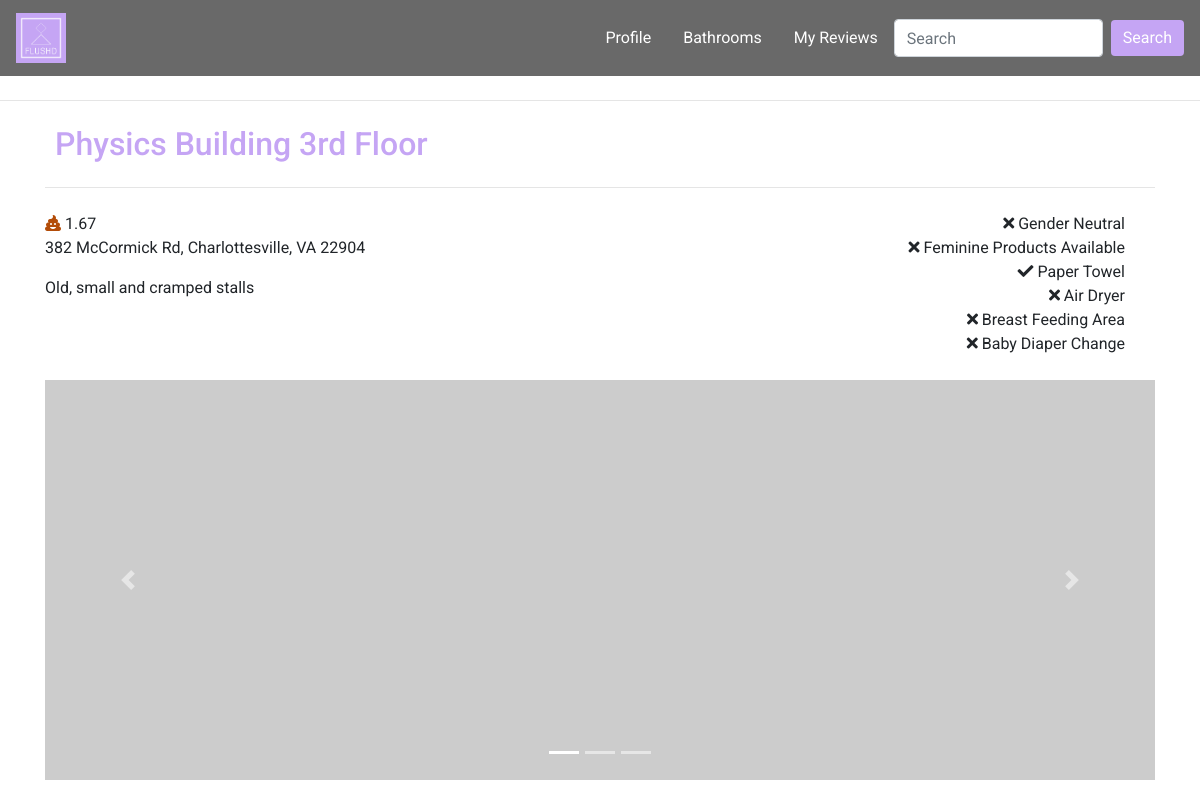
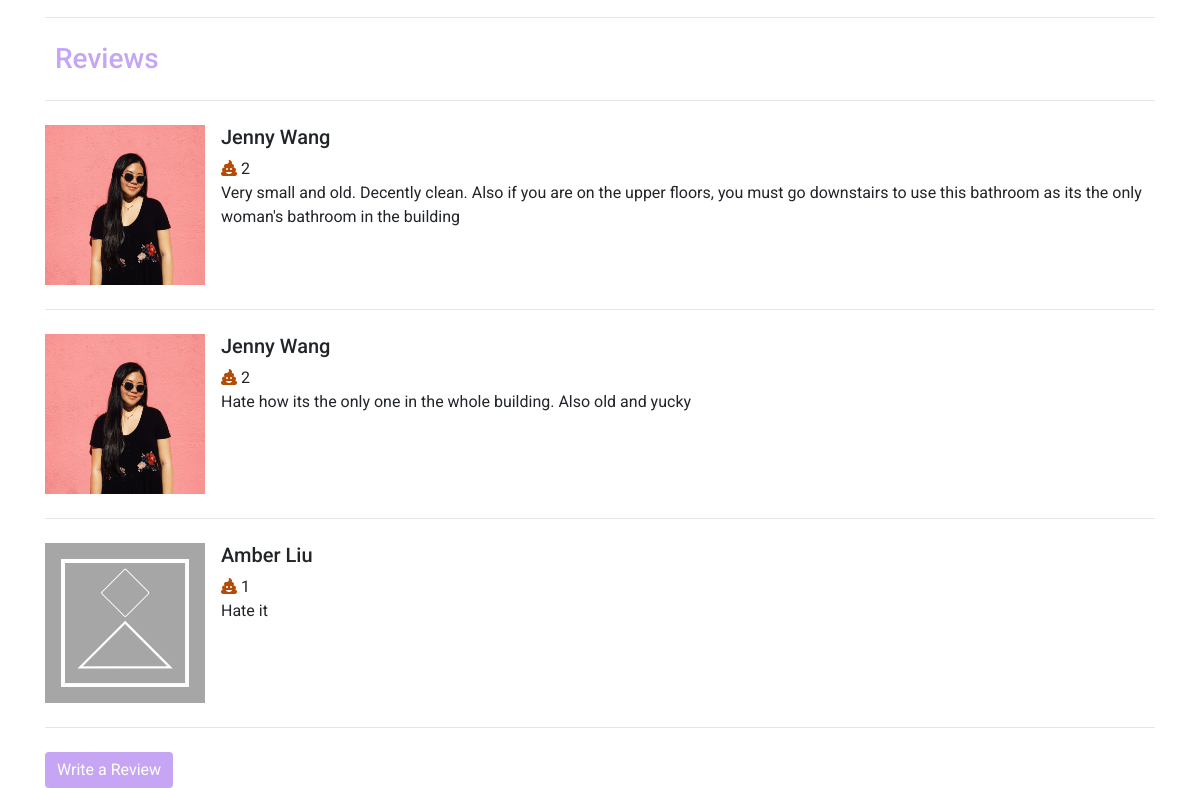
/bathroom-detail.php?bID=1, run on an earlier commit of the app's database (2 pictures, top to bottom).
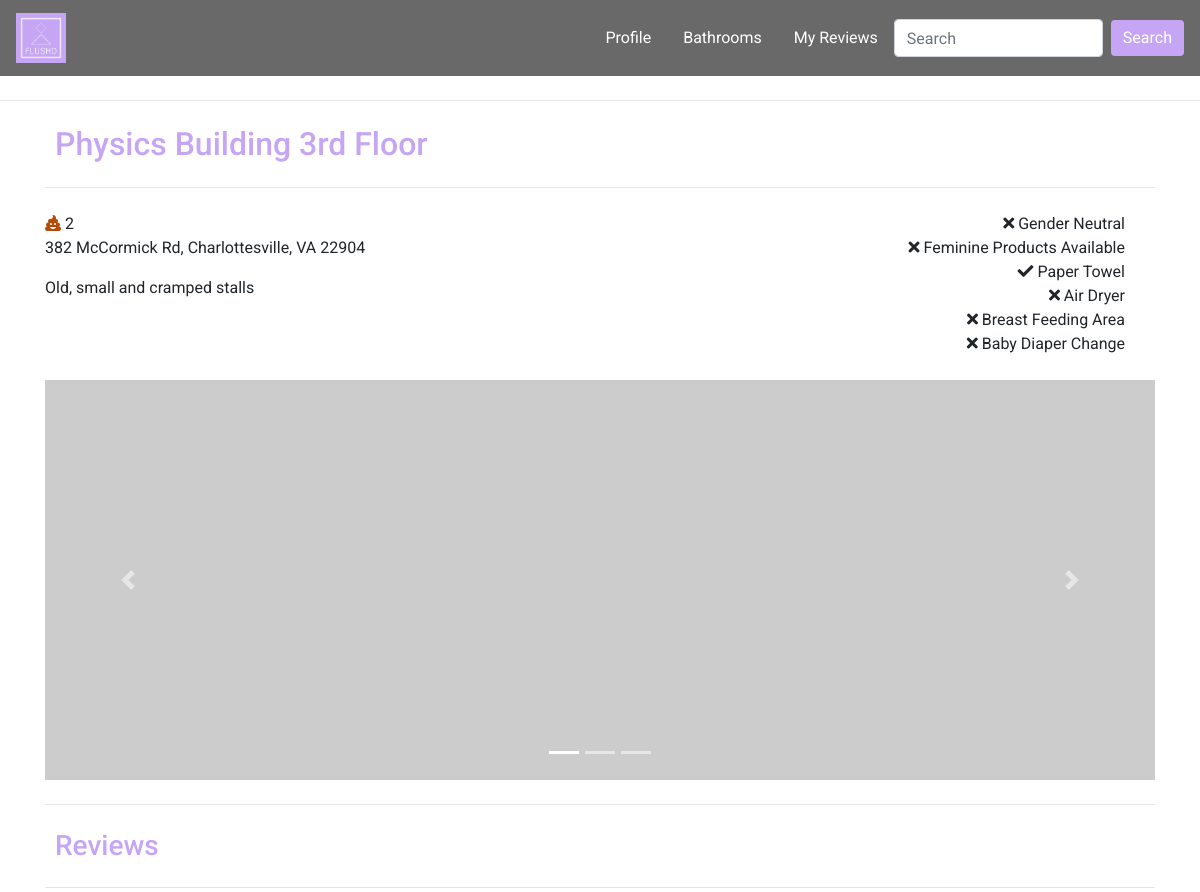
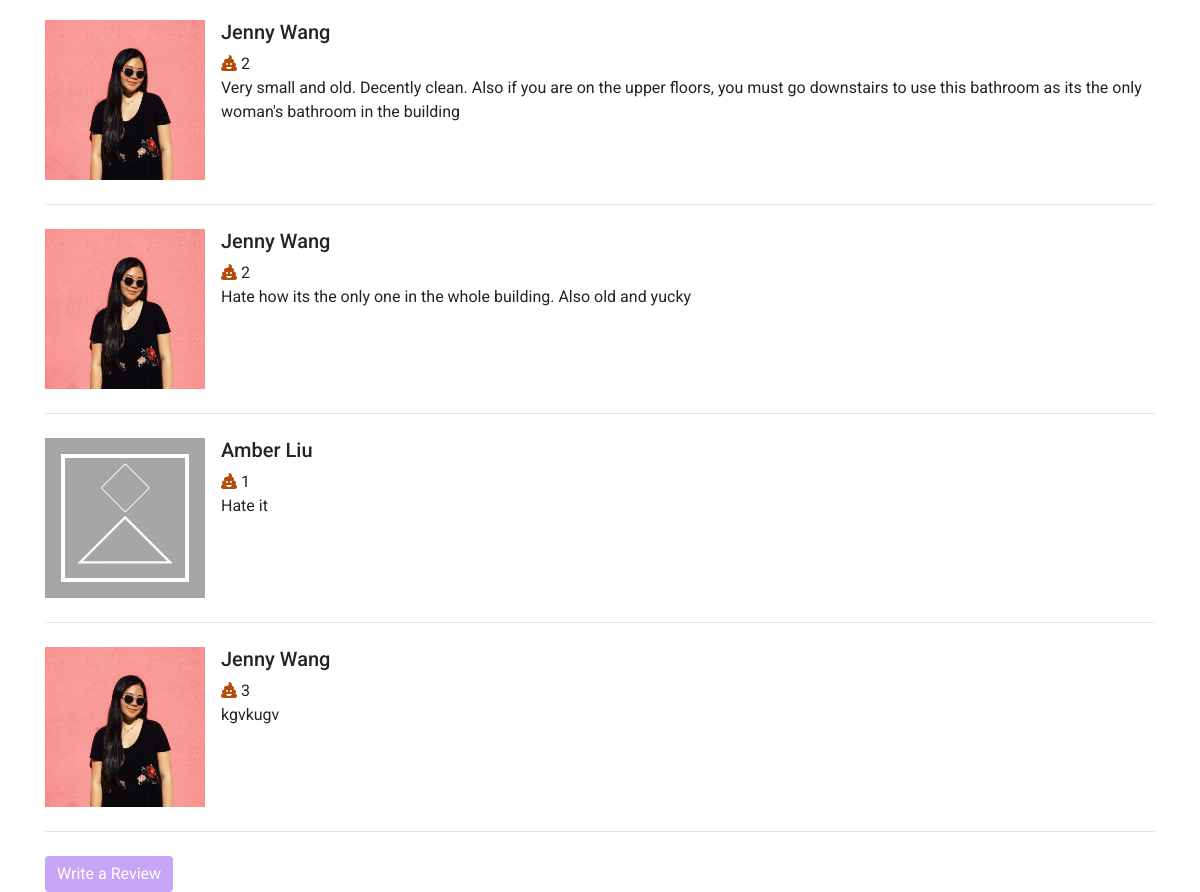
And on a later commit of the database (2 pictures, top to bottom).
### tables this page shows
CREATE TABLE `bathrooms` (
  `ID` int(6) NOT NULL,
  `bTitle` varchar(100) NOT NULL,
  `bDesc` varchar(300) NOT NULL,
  `bLoc` varchar(200) NOT NULL,
  `AvgRating` float DEFAULT '0',
  `GenderNeutral` tinyint(1) NOT NULL DEFAULT '0',
  `FemProducts` tinyint(1) NOT NULL DEFAULT '0',
  `PaperTowel` tinyint(1) NOT NULL DEFAULT '0',
  `AirDryer` tinyint(1) NOT NULL DEFAULT '0',
  `BreastFeed` tinyint(1) NOT NULL DEFAULT '0',
  `Diaper` tinyint(1) NOT NULL DEFAULT '0'
);

CREATE TABLE `reviews` (
  `ID` int(6) NOT NULL,
  `uID` int(6) NOT NULL,
  `bID` int(6) NOT NULL,
  `title` varchar(100) NOT NULL,
  `rDesc` varchar(300) NOT NULL,
  `rating` int(2) NOT NULL
);

CREATE TABLE `users` (
  `ID` int(6) NOT NULL,
  `firstname` varchar(50) NOT NULL,
  `lastname` varchar(50) NOT NULL,
  `username` varchar(50) NOT NULL,
  `email` varchar(100) NOT NULL,
  `pwd` varchar(100) NOT NULL,
  `reg_date` timestamp NOT NULL DEFAULT CURRENT_TIMESTAMP COMMENT 'date the user registered',
  `profilepic` varchar(100) DEFAULT NULL,
  `admin` tinyint(1) NOT NULL DEFAULT '0'
);

### bathroom-detail.php (the view, shortened to what this page needs)
<!DOCTYPE html>
<html lang="en">
    <head>
        <link rel="stylesheet" href="https://maxcdn.bootstrapcdn.com/bootstrap/4.2.1/css/bootstrap.min.css" />
        <link rel="stylesheet" href="styles/style.css">
        <link rel="stylesheet" href="styles/bathroom-profile.css">
        <link rel="stylesheet" href="styles/user-home-style.css">
        <link rel="stylesheet" href="https://use.fontawesome.com/releases/v5.7.2/css/all.css">
    </head>
<?php
$bID = (int) $_GET['bID'];
$servername = "localhost";
$username = "root";
$password = "";
$dbname = "flushd";
$conn = new mysqli($servername, $username, $password, $dbname);
$get_bath_detail = "SELECT bTitle, AvgRating, bLoc, bDesc
FROM bathrooms B
WHERE ID=$bID";
$result = $conn->query($get_bath_detail);
if ($result -> num_rows > 0) {
    $row = $result->fetch_assoc();
    extract($row);
} else {
    echo 'No results';
}
$get_reviews = "SELECT R.ID, R.title, R.uID, R.rDesc, R.rating, U.firstname, U.lastname, U.profilepic
FROM bathrooms B
INNER JOIN reviews R ON R.bID = B.ID
INNER JOIN users U ON R.uID = U.ID
WHERE R.bID=$bID";
$reviews = null;
$result = $conn->query($get_reviews);
if ($result -> num_rows > 0) {
    while($row = $result->fetch_assoc()) {
        extract($row);
        $reviews[] = array('rID'=>$ID,'rTitle'=>$title, 'rDesc'=>$rDesc, 'rating'=>$rating, 'uID'=>$uID,
         'fname'=>$firstname, 'lname'=>$lastname, 'profilepic'=>$profilepic);
    }
}
?>
    <body>
        <nav class="navbar sticky-top navbar-expand-lg" id="mainNav">
            <a class="navbar-brand" href="user-home.html">
              <img src="images/FLUSHD_logo.PNG" width="50" height="50" class="d-inline-block align-top" alt="logo">
            </a>
            <div class="collapse navbar-collapse justify-content-end" id="collapsibleNavbar">
                <ul class="nav nav-pills">
                    <li class="nav-item">
                      <a class="nav-link" id="profile-link" href="user-profile.php">Profile</a>
                    </li>
                    <li class="nav-item">
                        <a class="nav-link" id="bathroom-link" href="bathroom-index.html">Bathrooms</a>
                    </li>
                    <li class="nav-item">
                      <a class="nav-link" id="reviews-link" href="#">My Reviews</a>
                    </li>
                </ul>
                <form class="form-inline my-2 my-lg-0">
                    <input class="form-control mr-sm-2" type="search" placeholder="Search" aria-label="Search">
                    <button class="btn btn-outline-success my-2 my-sm-0" type="submit">Search</button>
                </form>
            </div>
        </nav>
        <hr class="my-4">
        <div class="container" id="bathroomInfo">
            <h2 id="bathroom-title"><?php echo $bTitle;?></h2>
            <hr class="my-4">
            <div class="row">
                <div class="col left-col">
                        <span class="fas fa-poo checked" id="poo-rating1"></span>
                        <span id="avg-rating"><?php echo round($AvgRating, 2); ?></span>
                        <p id="bath-address"><?php echo $bLoc;?></p>
                        <p id="bath-desc"><?php echo $bDesc?></p>
                </div>
                <div class="col right-col">
                    <i class="<?php $xml=simplexml_load_file("bathrooms.xml") or die("Error: Cannot create object");
                        if($xml->bath[$bID]->GenderNeutral == 1) {echo 'fas fa-check';} else{echo 'fas fa-times';} ?>" id="gender-icon"></i><span> Gender Neutral</span><br>
                    <i class="<?php $xml=simplexml_load_file("bathrooms.xml") or die("Error: Cannot create object");
                        if($xml->bath[$bID]->FemProducts == 1) {echo 'fas fa-check';} else{echo 'fas fa-times';} ?>" id="fem-icon"></i><span> Feminine Products Available</span><br>
                    <i class="<?php $xml=simplexml_load_file("bathrooms.xml") or die("Error: Cannot create object");
                        if($xml->bath[$bID]->PaperTowel == 1) {echo 'fas fa-check';} else{echo 'fas fa-times';} ?>" id="paper-icon"></i><span> Paper Towel</span><br>
                    <i class="<?php $xml=simplexml_load_file("bathrooms.xml") or die("Error: Cannot create object");
                        if($xml->bath[$bID]->AirDryer == 1) {echo 'fas fa-check';} else{echo 'fas fa-times';} ?>" id="air-icon"></i><span> Air Dryer</span><br>
                    <i class="<?php $xml=simplexml_load_file("bathrooms.xml") or die("Error: Cannot create object");
                        if($xml->bath[$bID]->BreastFeed == 1) {echo 'fas fa-check';} else{echo 'fas fa-times';} ?>" id="breast-icon"></i><span> Breast Feeding Area</span><br>
                    <i class="<?php $xml=simplexml_load_file("bathrooms.xml") or die("Error: Cannot create object");
                        if($xml->bath[$bID]->Diaper == 1) {echo 'fas fa-check';} else{echo 'fas fa-times';} ?>" id="diaper-icon"></i><span> Baby Diaper Change</span><br>
                </div>
            </div>
            <br>
            <div id="bathroomPics" class="carousel slide" data-ride="carousel">
                <ol class="carousel-indicators">
                    <li data-target="#bathroomPics" data-slide-to="0" class="active"></li>
                    <li data-target="#bathroomPics" data-slide-to="1"></li>
                    <li data-target="#bathroomPics" data-slide-to="2"></li>
              </ol>
                <div class="carousel-inner">
                    <div class="carousel-item active">
                        <img src="http://placehold.it/150x150" class="d-block w-100" alt="pic1">
                    </div>
                </div>
                <a class="carousel-control-prev" href="#bathroomPics" role="button" data-slide="prev">
                    <span class="carousel-control-prev-icon" aria-hidden="true"></span>
                </a>
                <a class="carousel-control-next" href="#bathroomPics" role="button" data-slide="next">
                    <span class="carousel-control-next-icon" aria-hidden="true"></span>
                </a>
            </div>
            <hr class="my-4">
        </div>
        <div class="container" id='reviews'>
            <h3>Reviews</h3>
            <div class="review-container">
            <hr class="my-4">
            <?php
            if ($reviews != null) {
            foreach ($reviews as $review) { ?>
            <div class="review">
            <div class="media">
                <img src="<?php if ($review['profilepic'] != null) {echo $review['profilepic'];} else {echo 'images/defaulticon.png';}?>"
                style="width: 10rem; height: 10rem;" class="align-self-start mr-3 image-fluid" alt="...">
                <div class="media-body">
                    <h5 class="mt-0"><?php echo $review['fname'] . ' ' . $review['lname'];?></h5>
                    <span class="fas fa-poo checked"></span><span class="usr-rating"> <?php echo $review['rating'] ?> </span>
                    <p><?php echo $review['rDesc'] ?></p>
                </div>
            </div>
            <hr class="my-4">
            </div>
            <?php }
            } else {echo 'No reviews';} ?>
            </div>
        </div>
        <div class="container">
            <a href="submit-review.php" class="btn btn-primary" id="reviewFormSubmitBtn">Write a Review</a>
        </div>
    </body>
</html>

### styles/style.css (style rules this page uses)
.btn { font-family: "Roboto", sans-serif; background:#C5A5F4; border:#C5A5F4; }
a { font-family: "Roboto", sans-serif; color:#C5A5F4; }
h2 { font-family: "Roboto", sans-serif; color:#C5A5F4; padding-left: 10px; }
h3 { font-family: "Roboto", sans-serif; color:#C5A5F4; padding-left: 10px; }
#mainNav { font-family: "Roboto", sans-serif; background-color: rgb(105, 105, 105); }
#mainNav a { font-family: "Roboto", sans-serif; color:white; }
body { position:relative; font-family: "Roboto", sans-serif; }
html { scroll-behavior: smooth; }
* { box-sizing: border-box; }
.row { width: 100%; }

### styles/bathroom-profile.css (style rules this page uses)
.carousel-inner { width:100%; max-height: 400px !important; }
.d-block { width:100%; }
.checked { color:rgb(179, 76, 8); }
.left-col { text-align: left; }
.right-col { text-align: right; }

### styles/user-home-style.css (style rules this page uses)
.btn { color:white; }

What changed in the data, as far as the page shows it:
changed bathrooms "Physics Building 3rd Floor": AvgRating "1.67" → "2"
added reviews: uID.profilepic (picture), uID.firstname "Jenny", uID.lastname "Wang", rating "3", rDesc "kgvkugv"
